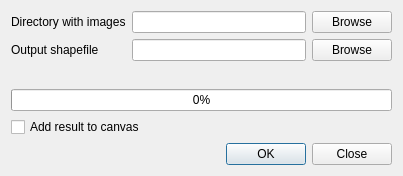
<?xml version="1.0" encoding="UTF-8"?>
<ui version="4.0">
 <class>Photo2ShapeDialog</class>
 <widget class="QDialog" name="Photo2ShapeDialog">
  <property name="geometry">
   <rect>
    <x>0</x>
    <y>0</y>
    <width>403</width>
    <height>176</height>
   </rect>
  </property>
  <property name="windowTitle">
   <string>Images to shapefile</string>
  </property>
  <layout class="QVBoxLayout" name="verticalLayout">
   <item>
    <layout class="QFormLayout" name="formLayout">
     <item row="0" column="0">
      <widget class="QLabel" name="label">
       <property name="text">
        <string>Directory with images</string>
       </property>
      </widget>
     </item>
     <item row="0" column="1">
      <layout class="QHBoxLayout" name="horizontalLayout">
       <item>
        <widget class="QLineEdit" name="inputDirEdit"/>
       </item>
       <item>
        <widget class="QPushButton" name="selectInputDirButton">
         <property name="text">
          <string>Browse</string>
         </property>
        </widget>
       </item>
      </layout>
     </item>
     <item row="1" column="0">
      <widget class="QLabel" name="label_2">
       <property name="text">
        <string>Output shapefile</string>
       </property>
      </widget>
     </item>
     <item row="1" column="1">
      <layout class="QHBoxLayout" name="horizontalLayout_2">
       <item>
        <widget class="QLineEdit" name="outputFileEdit"/>
       </item>
       <item>
        <widget class="QPushButton" name="selectOutputFileButton">
         <property name="text">
          <string>Browse</string>
         </property>
        </widget>
       </item>
      </layout>
     </item>
    </layout>
   </item>
   <item>
    <widget class="QProgressBar" name="progressBar">
     <property name="value">
      <number>0</number>
     </property>
    </widget>
   </item>
   <item>
    <widget class="QCheckBox" name="addToCanvasCheck">
     <property name="text">
      <string>Add result to canvas</string>
     </property>
    </widget>
   </item>
   <item>
    <widget class="QDialogButtonBox" name="buttonBox">
     <property name="orientation">
      <enum>Qt::Horizontal</enum>
     </property>
     <property name="standardButtons">
      <set>QDialogButtonBox::Close|QDialogButtonBox::Ok</set>
     </property>
    </widget>
   </item>
  </layout>
 </widget>
 <resources/>
 <connections>
  <connection>
   <sender>buttonBox</sender>
   <signal>accepted()</signal>
   <receiver>Photo2ShapeDialog</receiver>
   <slot>accept()</slot>
   <hints>
    <hint type="sourcelabel">
     <x>248</x>
     <y>254</y>
    </hint>
    <hint type="destinationlabel">
     <x>157</x>
     <y>274</y>
    </hint>
   </hints>
  </connection>
  <connection>
   <sender>buttonBox</sender>
   <signal>rejected()</signal>
   <receiver>Photo2ShapeDialog</receiver>
   <slot>reject()</slot>
   <hints>
    <hint type="sourcelabel">
     <x>316</x>
     <y>260</y>
    </hint>
    <hint type="destinationlabel">
     <x>286</x>
     <y>274</y>
    </hint>
   </hints>
  </connection>
 </connections>
</ui>
